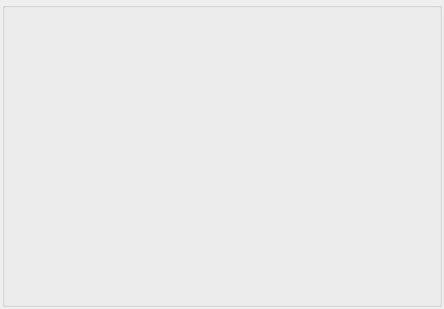
<?xml version="1.0" encoding="UTF-8"?>
<ui version="4.0">
 <class>VLCDisplay</class>
 <widget class="QWidget" name="VLCDisplay">
  <property name="geometry">
   <rect>
    <x>0</x>
    <y>0</y>
    <width>444</width>
    <height>309</height>
   </rect>
  </property>
  <property name="windowTitle">
   <string>Form</string>
  </property>
  <layout class="QGridLayout" name="gridLayout">
   <property name="leftMargin">
    <number>2</number>
   </property>
   <property name="topMargin">
    <number>2</number>
   </property>
   <property name="rightMargin">
    <number>2</number>
   </property>
   <property name="bottomMargin">
    <number>2</number>
   </property>
   <item row="0" column="0">
    <widget class="QGroupBox" name="gbPlayer">
     <property name="title">
      <string/>
     </property>
    </widget>
   </item>
  </layout>
 </widget>
 <resources/>
 <connections/>
</ui>
